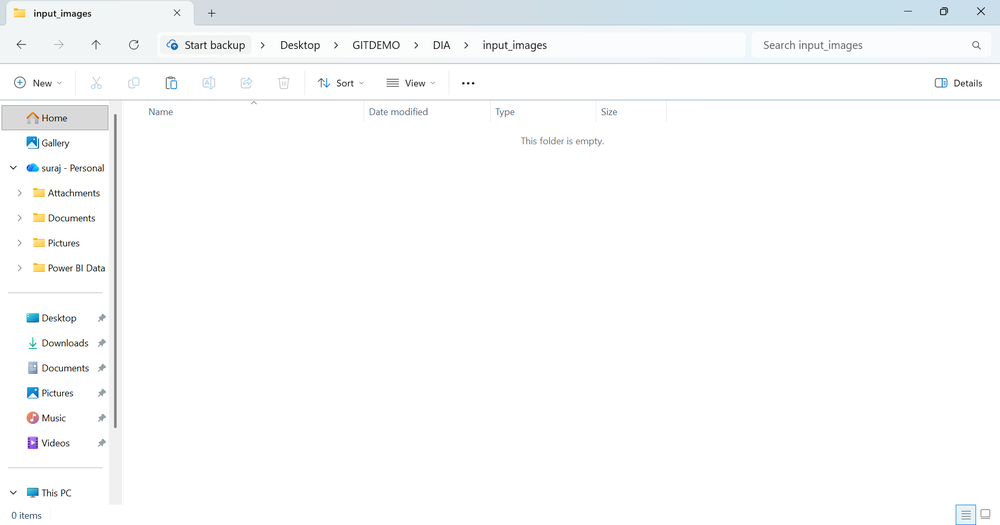
#> input picture input_images/test_img.png, 1000 x 525 px, shrunk from 1920 x 1008 before the run
$ python Preprocess.py
#> lines starting #> are read from the running program, lines starting #| are printed output that depends on the picture; after the words box and inside, x2 and y2 are one past the last pixel; in counts of white or black regions, pixels touching at a corner belong together
import cv2
import numpy as np
import os

def load_image(image_path):
#> called with image_path = 'input_images/test_img.png'
    if not os.path.exists(image_path):
        print(f"[ERROR] File not found: {image_path}")
        return None

    image = cv2.imread(image_path)
#> image is the input picture: shape (525, 1000, 3); mean B, G, R 251.3, 250.8, 249.8

    if image is None:
        print(f"[ERROR] Could not load image: {image_path}")
        return None

    print(f"[OK] Image loaded: {image_path}")
    return image


def convert_to_grayscale(image):
    gray = cv2.cvtColor(image, cv2.COLOR_BGR2GRAY)
    print("[OK] Converted to grayscale")
    return gray


def apply_binarization(gray_image):
    """
    Applying Otsu's thresholding to convert grayscale to pure black & white.
    This makes text sharper and easier for OCR to read.
    """
    _, binary = cv2.threshold(
        gray_image, 0, 255,
        cv2.THRESH_BINARY + cv2.THRESH_OTSU
    )
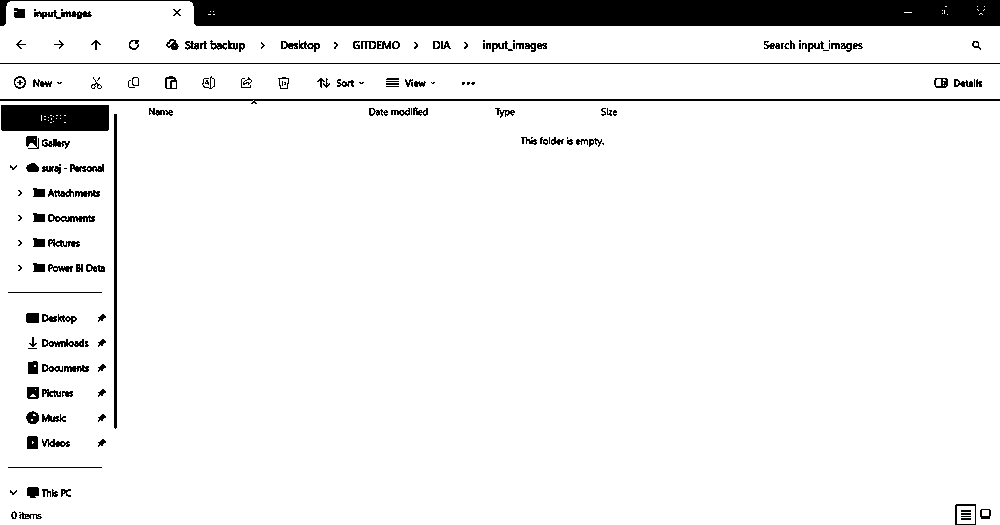
#> binary: shape (525, 1000); 93% white; 172 black regions (50 under 20 px), largest, box (x1, y1, x2, y2) and area: (0, 0, 1000, 26) 21278, (1, 105, 109, 131) 2777, (0, 99, 1000, 104) 2009
    print("[OK] Binarization applied (Otsu's threshold)")
    return binary


def reduce_noise(binary_image):
    """
    Applying morphological operations to remove small noise dots.
    Keeps text intact while cleaning up background speckles.
    """
    kernel = np.ones((1, 1), np.uint8)
    denoised = cv2.morphologyEx(binary_image, cv2.MORPH_CLOSE, kernel)
    denoised = cv2.medianBlur(denoised, 3)
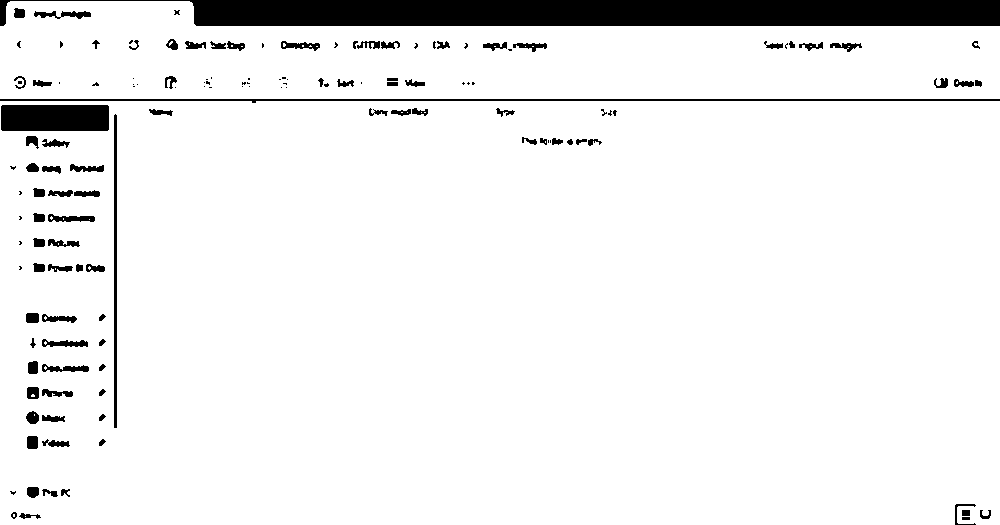
#> denoised: shape (525, 1000); 93.3% white; 141 black regions (51 under 20 px), largest, box (x1, y1, x2, y2) and area: (0, 0, 1000, 26) 21312, (1, 105, 109, 131) 2804, (0, 99, 1000, 103) 2008
    print("[OK] Noise reduction applied")
    return denoised


def save_processed_image(image, original_path, output_folder="output"):
    """
    Here we save the processed image to the output folder.

    """
    os.makedirs(output_folder, exist_ok=True)

    filename = os.path.basename(original_path)
    name, _ = os.path.splitext(filename)
    output_path = os.path.join(output_folder, f"{name}_processed.png")

    cv2.imwrite(output_path, image)
    print(f"[OK] Processed image saved: {output_path}")
    return output_path


def preprocess_image(image_path):
    """
    Master pre-processing function — runs all steps in order.

    Steps:
        1. Load image
        2. Convert to grayscale
        3. Apply binarization
        4. Reduce noise
        5. Save processed image

    Returns the processed image (numpy array) and the saved output path.
    """
    print("\n--- Starting Image Pre-processing ---")

    # Step 1: Load
    image = load_image(image_path)
    if image is None:
        return None, None

    # Step 2: Grayscale
    gray = convert_to_grayscale(image)

    # Step 3: Binarization
    binary = apply_binarization(gray)

    # Step 4: Noise reduction
    processed = reduce_noise(binary)

    # Step 5: Save
    output_path = save_processed_image(processed, image_path)
#> output_path = 'output/test_img_processed.png'

    print("--- Pre-processing Complete ---\n")
    return processed, output_path

if __name__ == "__main__":
    test_image = "input_images/test_img.png"
    processed_image, saved_path = preprocess_image(test_image)
#> saved_path = 'output/test_img_processed.png'

    if processed_image is not None:
        print(f"Success! Processed image saved to: {saved_path}")
#| Success! Processed image saved to: output/test_img_processed.png
    else:
        print("Pre-processing failed. Check the error messages above.")
